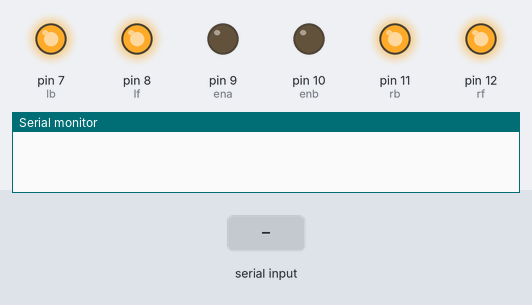
Bench run of a sketch on a simulated Arduino Uno, built with avr-gcc and run on an emulated ATmega328P. Shown: output pins drawn as LEDs (lit = HIGH), the last lines printed to the serial monitor. The test bench sets the inputs (shaded band).

Above: at 1.2 s.
1.3 s: "0" received over Serial
At 2.2 s:
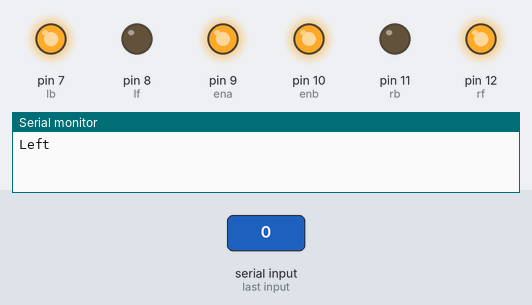
2.8 s: "1" received over Serial
At 3.4 s:
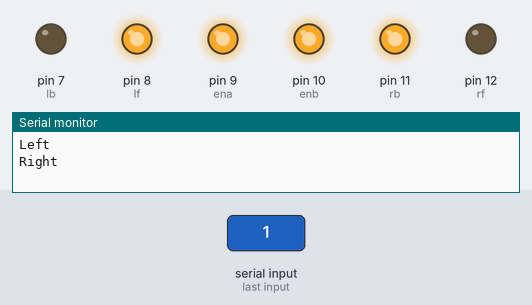
4.3 s: "3" received over Serial
At 5.5 s:
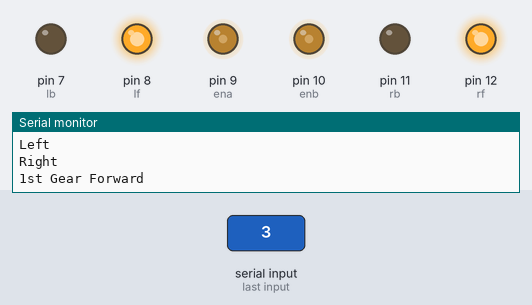
5.8 s: "4" received over Serial
At 6.8 s:
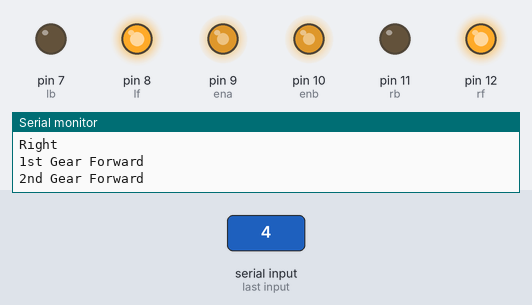
7.3 s: "5" received over Serial
At 8.0 s:
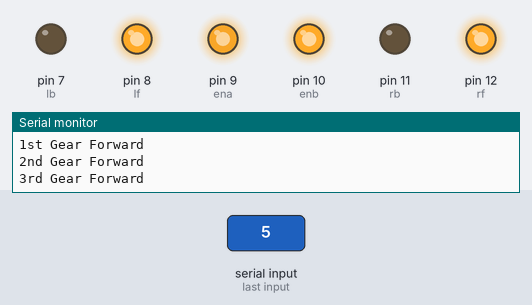
8.8 s: "6" received over Serial
At 9.1 s:
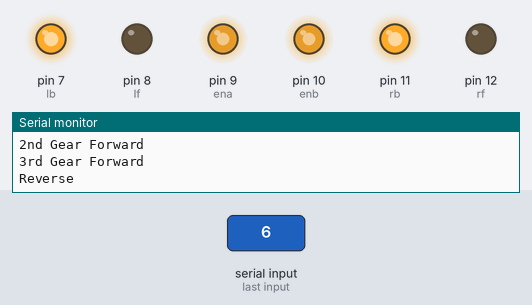
Timing chart, 0 to 11.3 s (numbered marks = the images above; inputs shaded):
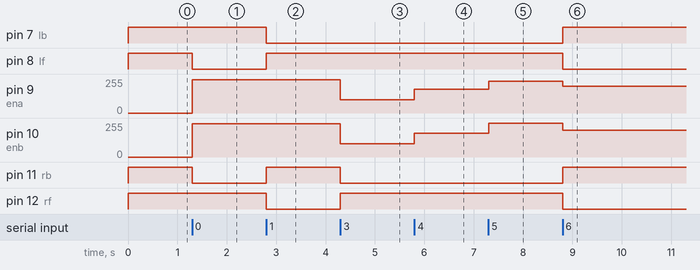

The sketch:

unsigned_v2.0.ino
```cpp
#define lf  8
#define lb  7
#define rf  12
#define rb  11
#define ena  9
#define enb  10

int state = 0;
int flag = 0;


void setup()
{
  mot_init();
  Serial.begin(9600);

}

void loop() {
  if (Serial.available()>0)
  {
    state = Serial.read();
    flag = 0;
  }

  if(state == '0')
  {
    analogWrite(ena, 250);
    analogWrite(enb, 250);
    digitalWrite(lf, LOW);
    digitalWrite(lb, HIGH);
    digitalWrite(rf, HIGH);
    digitalWrite(rb, LOW);

    if(flag == 0)
    {
      Serial.println("Left");
    flag = 1;
    }

  }
  if(state == '1')
  {

    analogWrite(ena, 250);
    analogWrite(enb, 250);
    digitalWrite(lf, HIGH);
    digitalWrite(lb, LOW);
    digitalWrite(rf, LOW);
    digitalWrite(rb, HIGH);

     if(flag == 0)
    {
      Serial.println("Right");
    flag = 1;
    }

  }
  if(state == '2')
  {
    analogWrite(ena, 0);
    analogWrite(enb, 0);
    digitalWrite(lf, HIGH);
    digitalWrite(lb, HIGH);
    digitalWrite(rf, HIGH);
    digitalWrite(rb, HIGH);

    if(flag == 0)
    {
      Serial.println("Nutral");
    flag = 1;
    }
  }

  if(state == '3')
  {
    analogWrite(ena, 100);
    analogWrite(enb, 100);
    digitalWrite(lf, HIGH);
    digitalWrite(lb, LOW);
    digitalWrite(rf, HIGH);
    digitalWrite(rb, LOW);


    if(flag == 0)
    {
      Serial.println("1st Gear Forward");
    flag = 1;
    }
  }

  if(state == '4')
  {
    analogWrite(ena, 180);
    analogWrite(enb, 180);
    digitalWrite(lf, HIGH);
    digitalWrite(lb, LOW);
    digitalWrite(rf, HIGH);
    digitalWrite(rb, LOW);


    if(flag == 0)
    {
      Serial.println("2nd Gear Forward");
    flag = 1;
    }
  }

   if(state == '5')
  {
    analogWrite(ena, 240);
    analogWrite(enb, 255);
    digitalWrite(lf, HIGH);
    digitalWrite(lb, LOW);
    digitalWrite(rf, HIGH);
    digitalWrite(rb, LOW);


    if(flag == 0)
    {
      Serial.println("3rd Gear Forward");
    flag = 1;
    }
  }

    if(state == '6')
  {
    analogWrite(ena, 200);
    analogWrite(enb, 200);
    digitalWrite(lf, LOW);
    digitalWrite(lb, HIGH);
    digitalWrite(rf, LOW);
    digitalWrite(rb, HIGH);


    if(flag == 0)
    {
      Serial.println("Reverse");
    flag = 1;
    }
  }

  if(state == '7')
  {
    analogWrite(ena, 0);
    analogWrite(enb, 0);
    digitalWrite(lf, HIGH);
    digitalWrite(lb, HIGH);
    digitalWrite(rf, HIGH);
    digitalWrite(rb, HIGH);


    if(flag == 0)
    {
      Serial.println("");
    flag = 1;
    }
  }


}


void mot_init()
{
  pinMode(lf, OUTPUT);
  pinMode(lb, OUTPUT);
  pinMode(rf, OUTPUT);
  pinMode(rb, OUTPUT);
  pinMode(ena, OUTPUT);
  pinMode(enb, OUTPUT);

  digitalWrite(lf, HIGH);
  digitalWrite(lb, HIGH);
  digitalWrite(rf, HIGH);
  digitalWrite(rb, HIGH);
}
```

Measured:
- after the input at 1.3 s, pin 8 (lf), pin 11 (rb): HIGH → LOW at once; pin 9 (ena), pin 10 (enb): 0/255 → 250/255 at once
- after the input at 2.8 s, pin 7 (lb), pin 12 (rf): HIGH → LOW at once; pin 8 (lf), pin 11 (rb): LOW → HIGH at once
- after the input at 4.3 s, pin 9 (ena), pin 10 (enb): 250/255 → 100/255 at once; pin 11 (rb): HIGH → LOW at once; pin 12 (rf): LOW → HIGH at once
- after the input at 5.8 s, pin 9 (ena), pin 10 (enb): 100/255 → 180/255 at once
- after the input at 7.3 s, pin 9 (ena): 180/255 → 240/255 at once; pin 10 (enb): 180/255 → 255/255 at once
- after the input at 8.8 s, pin 7 (lb), pin 11 (rb): LOW → HIGH at once; pin 8 (lf), pin 12 (rf): HIGH → LOW at once; pin 9 (ena): 240/255 → 200/255 at once; pin 10 (enb): 255/255 → 200/255 at once
